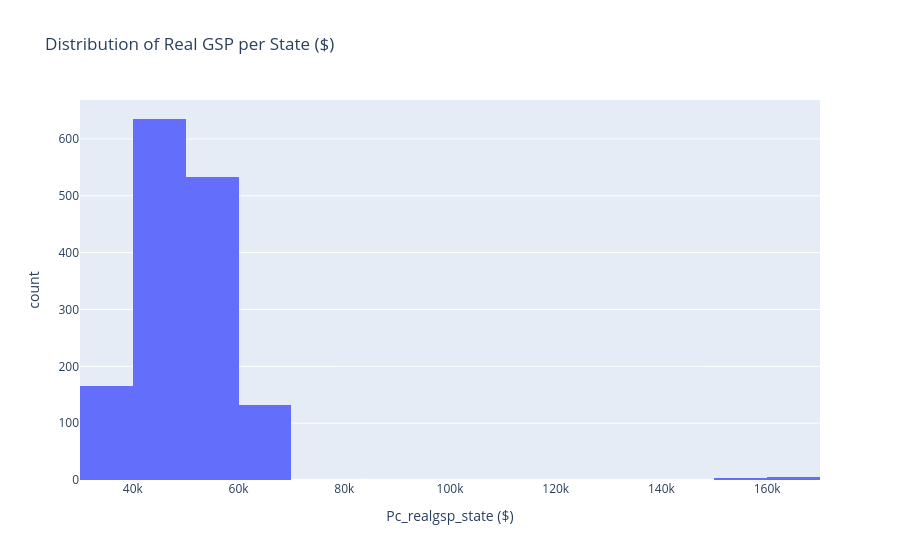

The notebook cell saved with this chart:
### Code cell
fig = px.histogram(
    cleaned_df,
    x="Pc_realgsp_state ($)",
    nbins=20,
    title="Distribution of Real GSP per State ($)",
)
fig.show()
# fig.write_html(
#     "/Users/wuyuming/Desktop/proj_4/proj04_page/graph/dist_of_real_GSP_per_state.html"
# )

### Figure 1 — Plotly figure (JSON) as saved in the notebook; plotly's stock layout.template omitted (floating-point values rounded to 4 significant figures; data arrays with more than 128 entries replaced by an {"elided": "..."} marker saying what was removed)
{"data": [{"alignmentgroup": "True", "bingroup": "x", "hovertemplate": "Pc_realgsp_state ($)=%{x}<br>count=%{y}<extra></extra>", "legendgroup": "", "marker": {"color": "#636efa", "pattern": {"shape": ""}}, "name": "", "nbinsx": 20, "offsetgroup": "", "orientation": "v", "showlegend": false, "type": "histogram", "x": {"elided": "1476 int values"}, "xaxis": "x", "yaxis": "y"}], "layout": {"barmode": "relative", "legend": {"tracegroupgap": 0}, "title": {"text": "Distribution of Real GSP per State ($)"}, "xaxis": {"anchor": "y", "domain": [0, 1], "title": {"text": "Pc_realgsp_state ($)"}}, "yaxis": {"anchor": "x", "domain": [0, 1], "title": {"text": "count"}}}}
